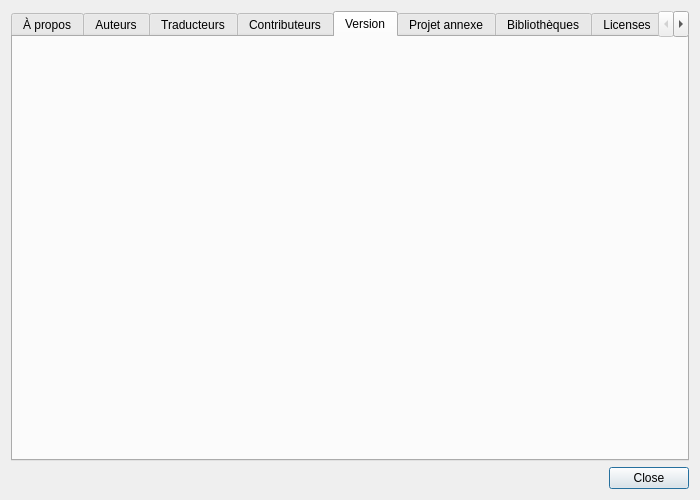
<?xml version="1.0" encoding="UTF-8"?>
<ui version="4.0">
 <class>AboutQETDialog</class>
 <widget class="QDialog" name="AboutQETDialog">
  <property name="geometry">
   <rect>
    <x>0</x>
    <y>0</y>
    <width>700</width>
    <height>500</height>
   </rect>
  </property>
  <property name="sizePolicy">
   <sizepolicy hsizetype="Fixed" vsizetype="Fixed">
    <horstretch>0</horstretch>
    <verstretch>0</verstretch>
   </sizepolicy>
  </property>
  <property name="windowTitle">
   <string>À propos de QElectrotech</string>
  </property>
  <layout class="QVBoxLayout" name="verticalLayout">
   <item>
    <widget class="QTabWidget" name="tabWidget">
     <property name="currentIndex">
      <number>4</number>
     </property>
     <widget class="QWidget" name="tab">
      <attribute name="title">
       <string>À propos</string>
      </attribute>
      <layout class="QVBoxLayout" name="verticalLayout_2">
       <item>
        <widget class="QLabel" name="m_about_label">
         <property name="text">
          <string/>
         </property>
         <property name="textFormat">
          <enum>Qt::RichText</enum>
         </property>
         <property name="alignment">
          <set>Qt::AlignCenter</set>
         </property>
         <property name="openExternalLinks">
          <bool>true</bool>
         </property>
        </widget>
       </item>
      </layout>
     </widget>
     <widget class="QWidget" name="tab_2">
      <attribute name="title">
       <string>Auteurs</string>
      </attribute>
      <layout class="QHBoxLayout" name="horizontalLayout">
       <property name="spacing">
        <number>0</number>
       </property>
       <property name="leftMargin">
        <number>0</number>
       </property>
       <property name="topMargin">
        <number>0</number>
       </property>
       <property name="rightMargin">
        <number>0</number>
       </property>
       <property name="bottomMargin">
        <number>0</number>
       </property>
       <item>
        <widget class="QScrollArea" name="scrollArea">
         <property name="widgetResizable">
          <bool>true</bool>
         </property>
         <widget class="QWidget" name="scrollAreaWidgetContents">
          <property name="geometry">
           <rect>
            <x>0</x>
            <y>0</y>
            <width>676</width>
            <height>420</height>
           </rect>
          </property>
          <layout class="QHBoxLayout" name="horizontalLayout_2">
           <item>
            <spacer name="horizontalSpacer">
             <property name="orientation">
              <enum>Qt::Horizontal</enum>
             </property>
             <property name="sizeHint" stdset="0">
              <size>
               <width>40</width>
               <height>20</height>
              </size>
             </property>
            </spacer>
           </item>
           <item>
            <widget class="QLabel" name="m_author_label">
             <property name="text">
              <string/>
             </property>
             <property name="textFormat">
              <enum>Qt::RichText</enum>
             </property>
             <property name="openExternalLinks">
              <bool>true</bool>
             </property>
            </widget>
           </item>
           <item>
            <spacer name="horizontalSpacer_2">
             <property name="orientation">
              <enum>Qt::Horizontal</enum>
             </property>
             <property name="sizeHint" stdset="0">
              <size>
               <width>40</width>
               <height>20</height>
              </size>
             </property>
            </spacer>
           </item>
          </layout>
         </widget>
        </widget>
       </item>
      </layout>
     </widget>
     <widget class="QWidget" name="tab_3">
      <attribute name="title">
       <string>Traducteurs</string>
      </attribute>
      <layout class="QVBoxLayout" name="verticalLayout_4">
       <property name="spacing">
        <number>0</number>
       </property>
       <property name="leftMargin">
        <number>0</number>
       </property>
       <property name="topMargin">
        <number>0</number>
       </property>
       <property name="rightMargin">
        <number>0</number>
       </property>
       <property name="bottomMargin">
        <number>0</number>
       </property>
       <item>
        <widget class="QScrollArea" name="scrollArea_2">
         <property name="widgetResizable">
          <bool>true</bool>
         </property>
         <widget class="QWidget" name="scrollAreaWidgetContents_2">
          <property name="geometry">
           <rect>
            <x>0</x>
            <y>0</y>
            <width>676</width>
            <height>420</height>
           </rect>
          </property>
          <layout class="QHBoxLayout" name="horizontalLayout_3">
           <item>
            <spacer name="horizontalSpacer_3">
             <property name="orientation">
              <enum>Qt::Horizontal</enum>
             </property>
             <property name="sizeHint" stdset="0">
              <size>
               <width>40</width>
               <height>20</height>
              </size>
             </property>
            </spacer>
           </item>
           <item>
            <widget class="QLabel" name="m_translators_label">
             <property name="text">
              <string/>
             </property>
             <property name="textFormat">
              <enum>Qt::RichText</enum>
             </property>
             <property name="alignment">
              <set>Qt::AlignLeading|Qt::AlignLeft|Qt::AlignVCenter</set>
             </property>
             <property name="openExternalLinks">
              <bool>true</bool>
             </property>
            </widget>
           </item>
           <item>
            <spacer name="horizontalSpacer_4">
             <property name="orientation">
              <enum>Qt::Horizontal</enum>
             </property>
             <property name="sizeHint" stdset="0">
              <size>
               <width>40</width>
               <height>20</height>
              </size>
             </property>
            </spacer>
           </item>
          </layout>
         </widget>
        </widget>
       </item>
      </layout>
     </widget>
     <widget class="QWidget" name="tab_4">
      <attribute name="title">
       <string>Contributeurs</string>
      </attribute>
      <layout class="QVBoxLayout" name="verticalLayout_5">
       <property name="spacing">
        <number>0</number>
       </property>
       <property name="leftMargin">
        <number>0</number>
       </property>
       <property name="topMargin">
        <number>0</number>
       </property>
       <property name="rightMargin">
        <number>0</number>
       </property>
       <property name="bottomMargin">
        <number>0</number>
       </property>
       <item>
        <widget class="QScrollArea" name="scrollArea_3">
         <property name="widgetResizable">
          <bool>true</bool>
         </property>
         <widget class="QWidget" name="scrollAreaWidgetContents_3">
          <property name="geometry">
           <rect>
            <x>0</x>
            <y>0</y>
            <width>676</width>
            <height>420</height>
           </rect>
          </property>
          <layout class="QHBoxLayout" name="horizontalLayout_4">
           <item>
            <spacer name="horizontalSpacer_5">
             <property name="orientation">
              <enum>Qt::Horizontal</enum>
             </property>
             <property name="sizeHint" stdset="0">
              <size>
               <width>40</width>
               <height>20</height>
              </size>
             </property>
            </spacer>
           </item>
           <item>
            <widget class="QLabel" name="m_contrib_label">
             <property name="text">
              <string/>
             </property>
             <property name="textFormat">
              <enum>Qt::RichText</enum>
             </property>
             <property name="openExternalLinks">
              <bool>true</bool>
             </property>
            </widget>
           </item>
           <item>
            <spacer name="horizontalSpacer_6">
             <property name="orientation">
              <enum>Qt::Horizontal</enum>
             </property>
             <property name="sizeHint" stdset="0">
              <size>
               <width>40</width>
               <height>20</height>
              </size>
             </property>
            </spacer>
           </item>
          </layout>
         </widget>
        </widget>
       </item>
      </layout>
     </widget>
     <widget class="QWidget" name="tab_5">
      <attribute name="title">
       <string>Version</string>
      </attribute>
      <layout class="QHBoxLayout" name="horizontalLayout_6">
       <item>
        <spacer name="horizontalSpacer_9">
         <property name="orientation">
          <enum>Qt::Horizontal</enum>
         </property>
         <property name="sizeHint" stdset="0">
          <size>
           <width>40</width>
           <height>20</height>
          </size>
         </property>
        </spacer>
       </item>
       <item>
        <widget class="QLabel" name="m_version_label">
         <property name="text">
          <string/>
         </property>
         <property name="textFormat">
          <enum>Qt::RichText</enum>
         </property>
         <property name="alignment">
          <set>Qt::AlignLeading|Qt::AlignLeft|Qt::AlignVCenter</set>
         </property>
         <property name="openExternalLinks">
          <bool>false</bool>
         </property>
         <property name="textInteractionFlags">
          <set>Qt::LinksAccessibleByMouse|Qt::TextSelectableByKeyboard|Qt::TextSelectableByMouse</set>
         </property>
        </widget>
       </item>
       <item>
        <spacer name="horizontalSpacer_10">
         <property name="orientation">
          <enum>Qt::Horizontal</enum>
         </property>
         <property name="sizeHint" stdset="0">
          <size>
           <width>40</width>
           <height>20</height>
          </size>
         </property>
        </spacer>
       </item>
      </layout>
     </widget>
     <widget class="QWidget" name="m_annex_project_tab">
      <attribute name="title">
       <string>Projet annexe</string>
      </attribute>
      <layout class="QVBoxLayout" name="verticalLayout_6">
       <property name="spacing">
        <number>0</number>
       </property>
       <property name="leftMargin">
        <number>0</number>
       </property>
       <property name="topMargin">
        <number>0</number>
       </property>
       <property name="rightMargin">
        <number>0</number>
       </property>
       <property name="bottomMargin">
        <number>0</number>
       </property>
       <item>
        <widget class="QScrollArea" name="scrollArea_5">
         <property name="widgetResizable">
          <bool>true</bool>
         </property>
         <widget class="QWidget" name="scrollAreaWidgetContents_5">
          <property name="geometry">
           <rect>
            <x>0</x>
            <y>0</y>
            <width>676</width>
            <height>420</height>
           </rect>
          </property>
          <layout class="QHBoxLayout" name="horizontalLayout_7">
           <item>
            <spacer name="horizontalSpacer_11">
             <property name="orientation">
              <enum>Qt::Horizontal</enum>
             </property>
             <property name="sizeHint" stdset="0">
              <size>
               <width>40</width>
               <height>20</height>
              </size>
             </property>
            </spacer>
           </item>
           <item>
            <widget class="QLabel" name="m_annex_project_label">
             <property name="text">
              <string/>
             </property>
             <property name="textFormat">
              <enum>Qt::RichText</enum>
             </property>
             <property name="openExternalLinks">
              <bool>true</bool>
             </property>
            </widget>
           </item>
           <item>
            <spacer name="horizontalSpacer_12">
             <property name="orientation">
              <enum>Qt::Horizontal</enum>
             </property>
             <property name="sizeHint" stdset="0">
              <size>
               <width>40</width>
               <height>20</height>
              </size>
             </property>
            </spacer>
           </item>
          </layout>
         </widget>
        </widget>
       </item>
      </layout>
     </widget>
     <widget class="QWidget" name="tab_7">
      <attribute name="title">
       <string>Bibliothèques</string>
      </attribute>
      <layout class="QVBoxLayout" name="verticalLayout_7">
       <property name="spacing">
        <number>0</number>
       </property>
       <property name="leftMargin">
        <number>0</number>
       </property>
       <property name="topMargin">
        <number>0</number>
       </property>
       <property name="rightMargin">
        <number>0</number>
       </property>
       <property name="bottomMargin">
        <number>0</number>
       </property>
       <item>
        <widget class="QScrollArea" name="scrollArea_4">
         <property name="widgetResizable">
          <bool>true</bool>
         </property>
         <widget class="QWidget" name="scrollAreaWidgetContents_4">
          <property name="geometry">
           <rect>
            <x>0</x>
            <y>0</y>
            <width>676</width>
            <height>420</height>
           </rect>
          </property>
          <layout class="QHBoxLayout" name="horizontalLayout_5">
           <item>
            <spacer name="horizontalSpacer_7">
             <property name="orientation">
              <enum>Qt::Horizontal</enum>
             </property>
             <property name="sizeHint" stdset="0">
              <size>
               <width>40</width>
               <height>20</height>
              </size>
             </property>
            </spacer>
           </item>
           <item>
            <widget class="QLabel" name="m_libraries_label">
             <property name="text">
              <string/>
             </property>
             <property name="textFormat">
              <enum>Qt::RichText</enum>
             </property>
             <property name="openExternalLinks">
              <bool>true</bool>
             </property>
            </widget>
           </item>
           <item>
            <spacer name="horizontalSpacer_8">
             <property name="orientation">
              <enum>Qt::Horizontal</enum>
             </property>
             <property name="sizeHint" stdset="0">
              <size>
               <width>40</width>
               <height>20</height>
              </size>
             </property>
            </spacer>
           </item>
          </layout>
         </widget>
        </widget>
       </item>
      </layout>
     </widget>
     <widget class="QWidget" name="tab_9">
      <attribute name="title">
       <string>Licenses</string>
      </attribute>
      <layout class="QVBoxLayout" name="verticalLayout_9">
       <item>
        <widget class="QComboBox" name="m_licenses_comboBox"/>
       </item>
       <item>
        <widget class="QPlainTextEdit" name="m_licenses_notice_plainTextEdit">
         <property name="readOnly">
          <bool>true</bool>
         </property>
        </widget>
       </item>
       <item>
        <widget class="QPlainTextEdit" name="m_licenses_license_plainTextEdit">
         <property name="readOnly">
          <bool>true</bool>
         </property>
        </widget>
       </item>
      </layout>
     </widget>
     <widget class="QWidget" name="tab_8">
      <attribute name="title">
       <string>log</string>
      </attribute>
      <layout class="QVBoxLayout" name="verticalLayout_3">
       <item>
        <widget class="QComboBox" name="m_log_comboBox"/>
       </item>
       <item>
        <widget class="QTextEdit" name="m_log_textEdit"/>
       </item>
      </layout>
     </widget>
    </widget>
   </item>
   <item>
    <widget class="QDialogButtonBox" name="buttonBox">
     <property name="orientation">
      <enum>Qt::Horizontal</enum>
     </property>
     <property name="standardButtons">
      <set>QDialogButtonBox::Close</set>
     </property>
    </widget>
   </item>
  </layout>
 </widget>
 <resources/>
 <connections>
  <connection>
   <sender>buttonBox</sender>
   <signal>accepted()</signal>
   <receiver>AboutQETDialog</receiver>
   <slot>accept()</slot>
   <hints>
    <hint type="sourcelabel">
     <x>248</x>
     <y>254</y>
    </hint>
    <hint type="destinationlabel">
     <x>157</x>
     <y>274</y>
    </hint>
   </hints>
  </connection>
  <connection>
   <sender>buttonBox</sender>
   <signal>rejected()</signal>
   <receiver>AboutQETDialog</receiver>
   <slot>reject()</slot>
   <hints>
    <hint type="sourcelabel">
     <x>316</x>
     <y>260</y>
    </hint>
    <hint type="destinationlabel">
     <x>286</x>
     <y>274</y>
    </hint>
   </hints>
  </connection>
 </connections>
</ui>
